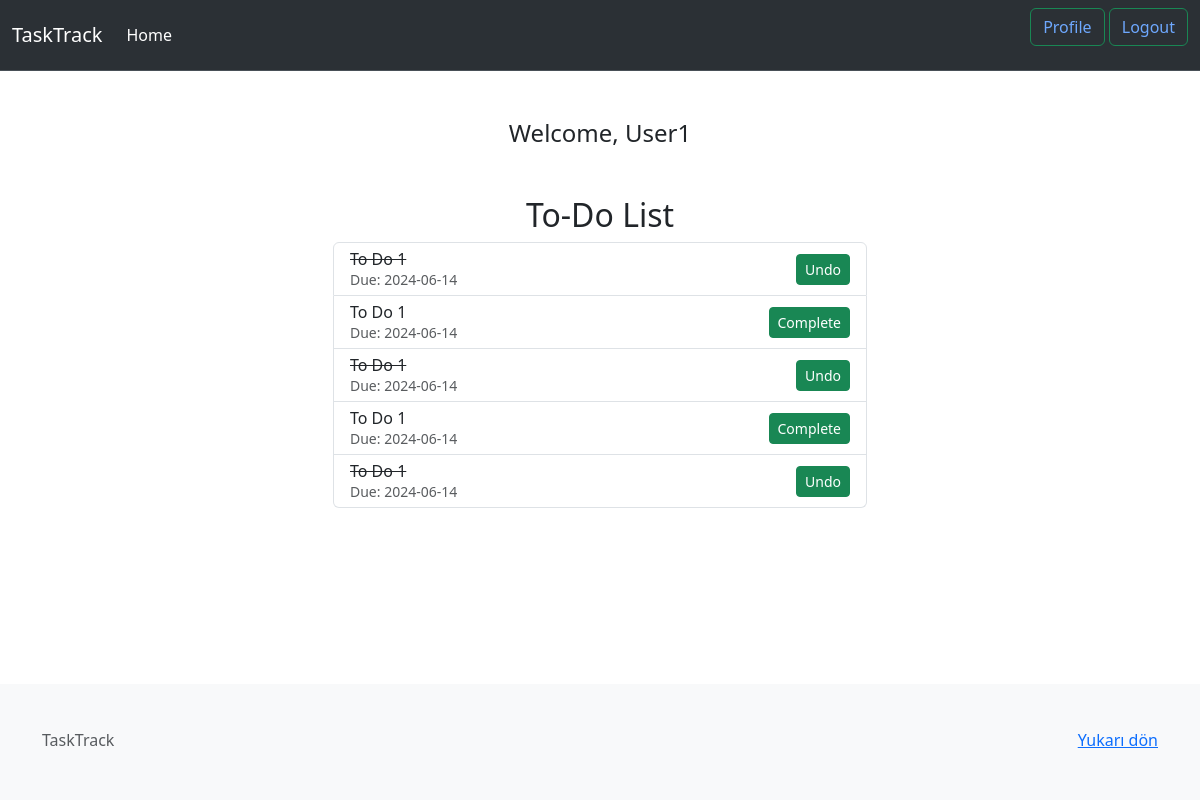
The page / (signed in) on the database as committed earlier.
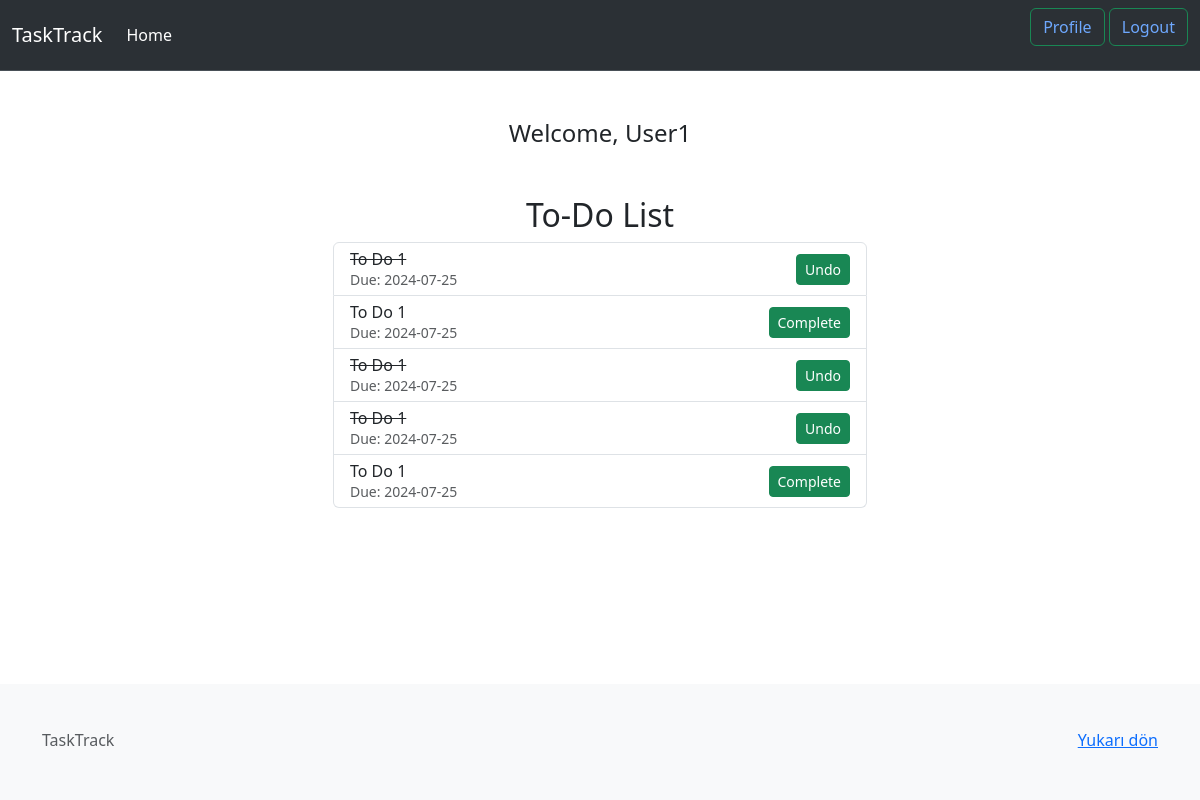
The same page on the database as committed later.
### main.py (models this page shows, shortened)
class User(UserMixin, db.Model):
    __tablename__ = 'user'
    id = db.Column(db.Integer, primary_key=True)
    name = db.Column(db.String(150), nullable=False)
    email = db.Column(db.String(150), unique=True, nullable=False)
    password = db.Column(db.String(150), nullable=False)
    is_active = db.Column(db.Boolean, default=True)
    tasks = db.relationship('Task', backref='owner',
                            cascade='all, delete-orphan')

class Task(db.Model):
    __tablename__ = 'task'
    id = db.Column(db.Integer, primary_key=True)
    url = db.Column(db.String(200))
    content = db.Column(db.Text, nullable=False)
    due_date = db.Column(db.DateTime, nullable=False, default=lambda: datetime.now(
        timezone.utc))
    date_posted = db.Column(db.DateTime, nullable=False,
                            default=lambda: datetime.now(timezone.utc))
    user_id = db.Column(db.Integer, db.ForeignKey(
        'user.id', ondelete='CASCADE'), nullable=False)
    completed = db.Column(db.Boolean, default=False)

### main.py (the view, shortened to what this page needs)
@app.route('/', methods=['GET', 'POST'])
@login_required
def home():
    tasks = Task.query.filter_by(
        user_id=current_user.id).order_by(Task.id.desc()).all()
    return render_template('index.html', tasks=tasks, user=current_user)

### main.py (called while the page is built)
@login_manager.user_loader
def load_user(id):
    return User.query.get(int(id))

@app.context_processor
def utility_processor():
    return dict(humanize=humanize)

### templates/index.html (shortened to what this page needs)
{% extends 'base.html' %} {% block title %}Home{% endblock %} {% block content
    %}
    <h4 class="text-center">Welcome, {{current_user.name}} </h4>
    <div class="container mt-5">
      <div class="row">
        <div class="col-md-6 offset-md-3">
          <h2 class="text-center">To-Do List</h2>
          <ul class="list-group" id="task-list">
            {% for task in tasks %}
            <li
              class="list-group-item d-flex justify-content-between align-items-center"
            >
              <div>
                <p
                  class="task-desc mb-1 {{ 'completed' if task.completed else '' }}"
                >
                  {{ task.content }}
                </p>
                <small class="text-muted"
                  >Due: {{ task.due_date.strftime('%Y-%m-%d') }}</small
                >
              </div>
              <div>
                <button
                  class="btn btn-sm btn-success complete-btn"
                  data-id="{{ task.id }}"
                >
                {{ 'Undo' if task.completed else 'Complete' }}
                </button>
              </div>
            </li>
            {% endfor %}
          </ul>
        </div>
      </div>
    </div>
    {% endblock %}

### templates/base.html (shortened to what this page needs)
<!DOCTYPE html>
<html lang="en">
  <head>
    <link
      rel="stylesheet"
      href="{{ url_for('static', filename='style.css') }}"
    />
    <link
      href="https://cdn.jsdelivr.net/npm/bootstrap@5.3.3/dist/css/bootstrap.min.css"
      rel="stylesheet"
    />
  </head>
  <body>
    <nav
      class="navbar navbar-expand-lg bg-body-tertiary bg-dark border-bottom border-body"
      data-bs-theme="dark"
    >
      <div class="container-fluid">
        <a class="navbar-brand" href="#">TaskTrack</a>
        <div class="collapse navbar-collapse" id="navbarSupportedContent">
          {% if current_user.is_authenticated %}
          <ul class="navbar-nav me-auto mb-2 mb-lg-0">
            <li class="nav-item">
              {% if current_user.name == 'Admin' %}
              <a class="nav-link active" aria-current="page" href="{{ url_for('admin') }}">Admin</a>
              {% else %}
              <a class="nav-link active" aria-current="page" href="{{ url_for('home') }}">Home</a>
              {% endif %}
            </li>
          </ul>
          <ul>
            <li class="btn btn-outline-success">
              <a
                href="{{url_for('profile')}}"
                class="link-underline link-underline-opacity-0"
                >Profile</a
              >
            </li>
            <li class="btn btn-outline-success">
              <a
                href="{{url_for('logout')}}"
                class="link-underline link-underline-opacity-0"
                >Logout</a
              >
            </li>
            {% endif %}
          </ul>
        </div>
      </div>
    </nav>
    <main class="container mt-5">{% block content %}{% endblock %}</main>
    <footer class="text-body-secondary py-5 bg-light mt-auto ">
      <div class="container">
        <p class="float-end mb-1">
          <a href="#">Yukarı dön</a>
        </p>
        <p class="mb-1">TaskTrack</p>
      </div>
    </footer>
  </body>
</html>

### static/style.css (style rules this page uses)
* { padding: 0; margin: 0; list-style: none; border: 0; outline: 0; line-height: 1; text-decoration: none; box-sizing: border-box; -webkit-font-smoothing: antialiased }
html, body { height: 100%; margin: 0; font-family: "Muli", sans-serif; background: #f8f8f8 }
body { display: flex; flex-direction: column; }
main { flex: 1; }
.container { width: 1200px; margin: 0 auto }
.completed { text-decoration: line-through; }

Rows that differ between the two databases and show on the page:
changed Task (number 1 of 5 on the later page): due_date "2024-06-14" → "2024-07-25"
changed Task (number 2 of 5 on the later page): due_date "2024-06-14" → "2024-07-25"
changed Task (number 3 of 5 on the later page): due_date "2024-06-14" → "2024-07-25"
changed Task (number 4 of 5 on the later page): due_date "2024-06-14" → "2024-07-25"; completed "Complete" → "Undo"
changed Task (number 5 of 5 on the later page): due_date "2024-06-14" → "2024-07-25"; completed "Undo" → "Complete"
